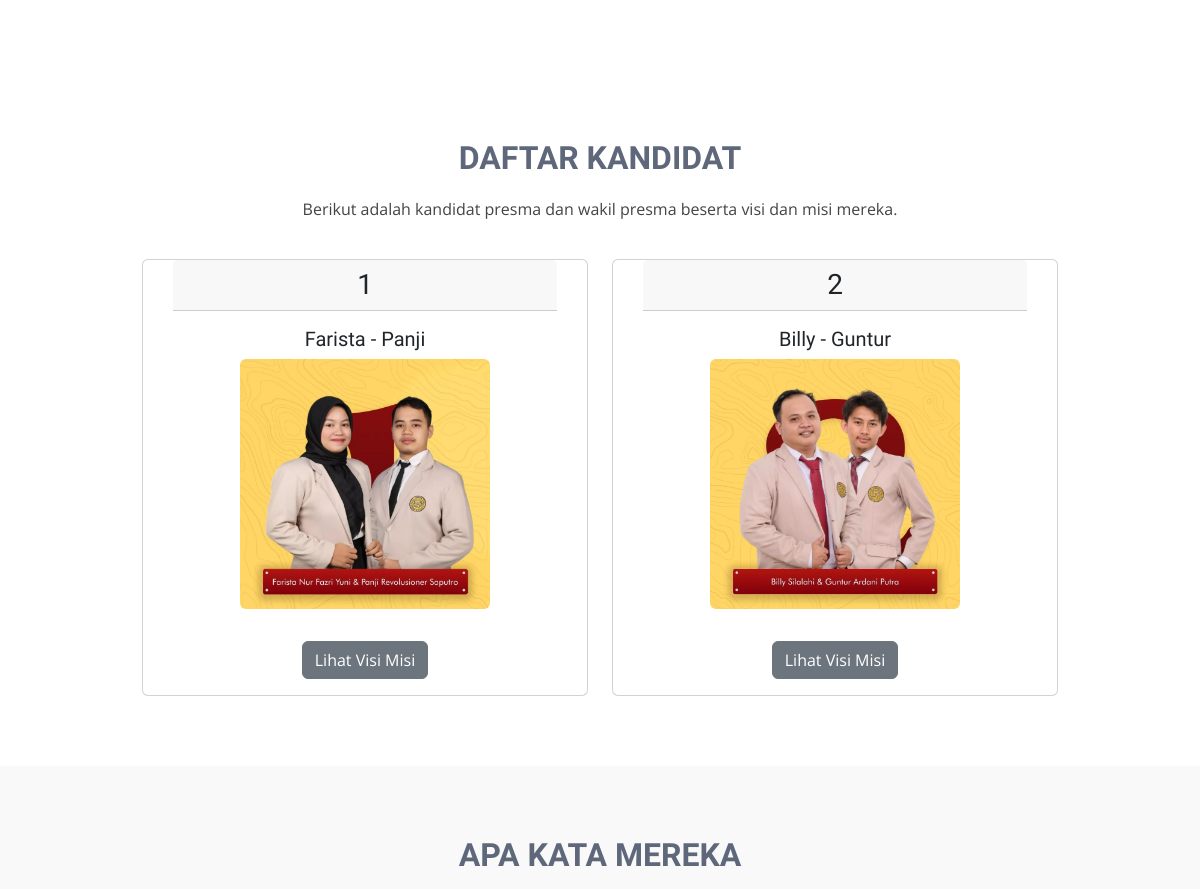
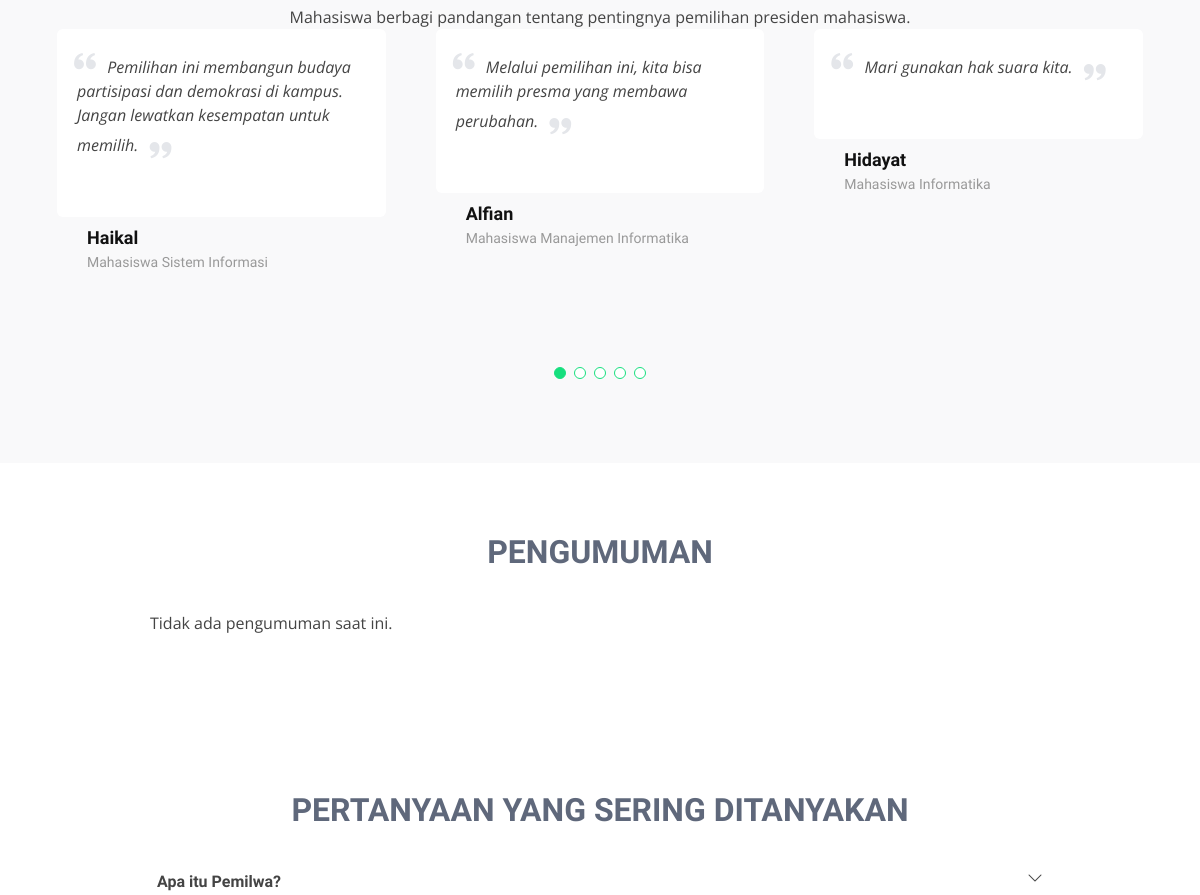
Before: / (middle part) with the older database file (2 pictures, top to bottom).
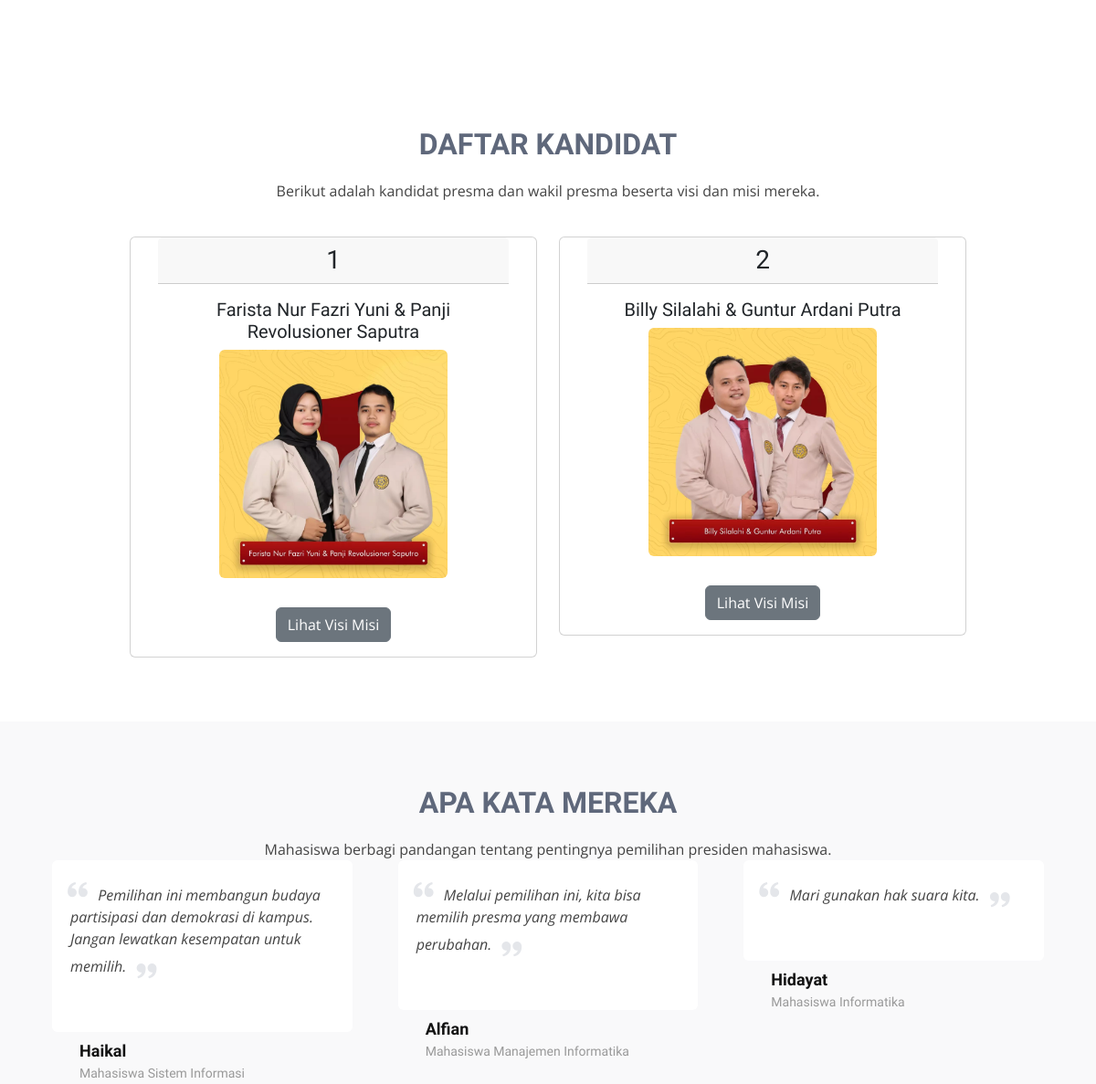
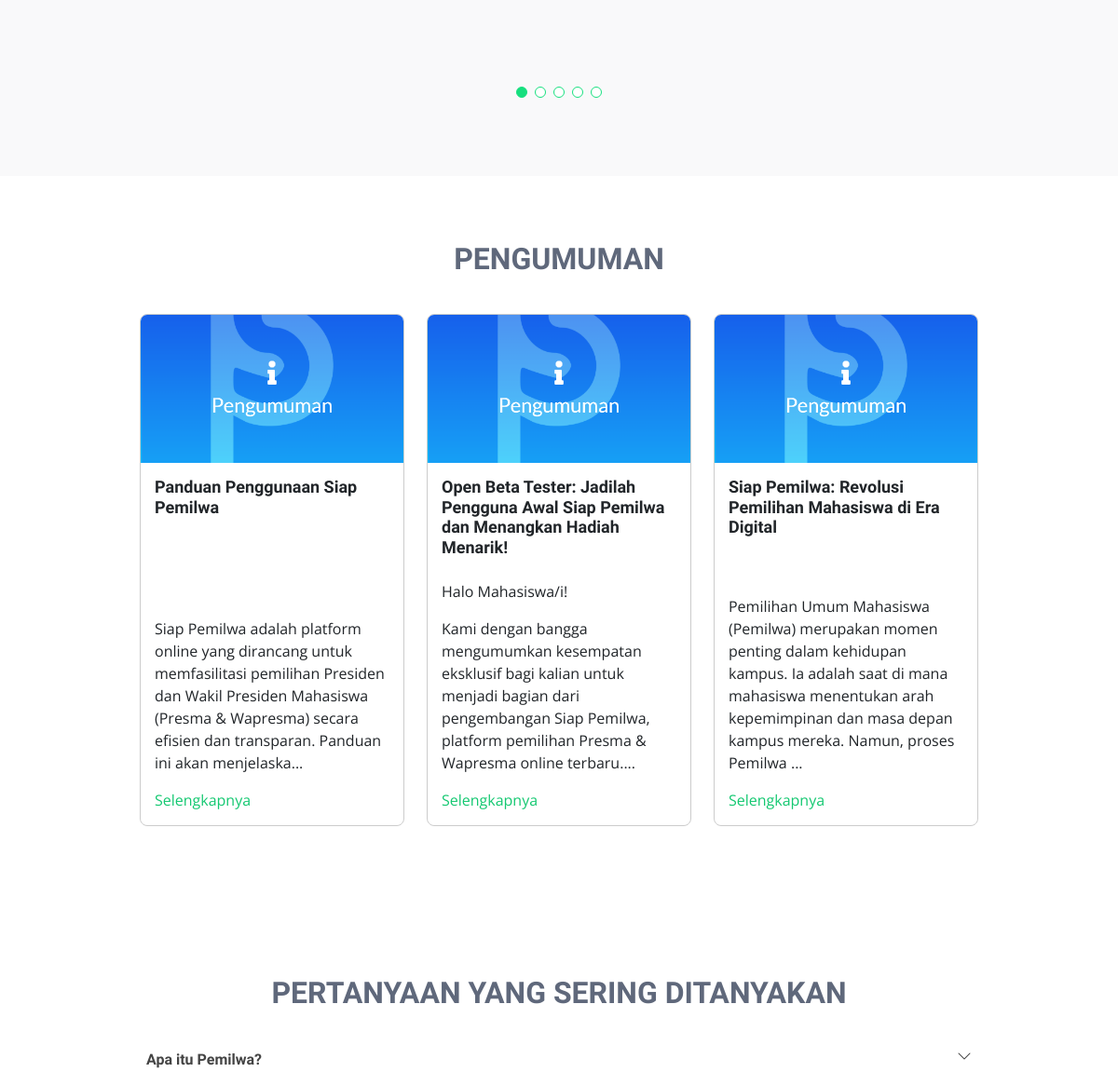
After: the same page with the newer database file (2 pictures, top to bottom).
### tables this page shows
CREATE TABLE `kandidat` (
  `id_kandidat` int(11) NOT NULL,
  `nama_kandidat` varchar(120) DEFAULT NULL,
  `nomor_kandidat` varchar(10) DEFAULT NULL,
  `foto_kandidat` text DEFAULT NULL,
  `visi_misi` text DEFAULT NULL
);

CREATE TABLE `pengumuman` (
  `id` int(11) NOT NULL,
  `judul` varchar(255) NOT NULL,
  `isi` text NOT NULL,
  `tanggal_posting` date NOT NULL,
  `gambar` varchar(255) DEFAULT NULL
);

### application/controllers/Utama.php (called while the page is built, shortened)
<?php
class Utama extends CI_Controller
{
    function __construct()
    {
        $this->load->helper('url');
    }
    public function index()
    {
        if ($this->session->userdata('status') == 'login') {
            redirect('utama');
        } else {
            $this->load->model('Kandidat_model');
            $data['kandidat'] = $this->Kandidat_model->get_all();
            $data['pengumuman'] = $this->Pengumuman_model->get_all_pengumuman();
            $this->load->view('homepage', $data);
        }
    }
}

### index.php (called while the page is built, shortened)
<?php
require_once BASEPATH.'core/CodeIgniter.php';

### application/models/Kandidat_model.php (called while the page is built, shortened)
<?php
class Kandidat_model extends CI_Model
{
    public function get_all()
    {
        return $this->db->get('kandidat')->result();
    }
}
?>

### application/models/Pengumuman_model.php (called while the page is built, shortened)
<?php
class Pengumuman_model extends CI_Model {
    public function get_all_pengumuman() {
        return $this->db->order_by('tanggal_posting', 'DESC')
                        ->get('pengumuman')
                        ->result();
    }
}
?>

### application/views/homepage.php (the view, shortened to what the changed rows need)
<!DOCTYPE html>
<html lang="en">
<head>
    <link href="assets/vendor/bootstrap/css/bootstrap.min.css" rel="stylesheet">
    <link href="assets/vendor/bootstrap-icons/bootstrap-icons.css" rel="stylesheet">
    <link href="assets/vendor/boxicons/css/boxicons.min.css" rel="stylesheet">
    <link href="assets/vendor/glightbox/css/glightbox.min.css" rel="stylesheet">
    <link href="assets/vendor/swiper/swiper-bundle.min.css" rel="stylesheet">
    <link href="assets/css/style.css" rel="stylesheet">
</head>
<body>
    <main id="main">
        <section id="daftar-kandidat" class="daftar-kandidat">
            <div class="container">
                <div class="section-title" style="margin-bottom: 30px;">
                    <h2>Daftar Kandidat</h2>
                </div>
                <div class="row">
                    <?php
                    $count = count($kandidat);
                    foreach ($kandidat as $data) :
                        $col_class = ($count < 3) ? 'col-md-6' : 'col-lg-4 col-md-6';
                    ?>
                        <div class="<?= $col_class ?> col-sm-12 mt-2">
                            <div class="card">
                                <h3 class="card-header text-center"><?= $data->nomor_kandidat; ?></h3>
                                <div class="card-body text-center">
                                    <h5 class="card-title"><?= $data->nama_kandidat; ?></h5>
                                    <img src="<?= base_url('gambar/' . $data->foto_kandidat); ?>" style="height: 250px; width: 250px;" class="rounded mx-auto d-block mb-3" alt="Foto Kandidat">
                                    <button type="button" class="btn btn-secondary mt-3" data-toggle="modal" data-target="#visiMisiModal<?= $data->id_kandidat; ?>">
                                        Lihat Visi Misi
                                    </button>
                                </div>
                            </div>
                        </div>
                    <?php endforeach; ?>
                </div>
        </section>
        <section id="testimonials" class="testimonials section-bg">
            <div class="container">
                <div class="section-title">
                    <h2>Apa Kata Mereka</h2>
                </div>
            </div>
        </section>
        <section id="pengumuman" class="pengumuman section">
            <div class="container section-title" data-aos="fade-up" style="margin-bottom: 40px;">
                <h2>Pengumuman</h2>
            </div>
            <div class="pengumuman-list">
                <?php if (!empty($pengumuman)) : ?>
                    <div class="row">
                        <?php $count = 0; ?>
                        <?php foreach ($pengumuman as $p) : ?>
                            <div class="col-md-4 card-column">
                                <div class="card">
                                    <?php if (!empty($p->gambar)) : ?>
                                        <img src="<?= base_url('uploads/' . $p->gambar); ?>" alt="Gambar Pengumuman" class="card-img-top">
                                    <?php endif; ?>
                                    <div class="card-body">
                                        <h5 class="card-title"><?= $p->judul; ?></h5>
                                        <p class="card-text"><?= substr($p->isi, 0, 200); ?>...</p>
                                        <a href="<?= base_url('pengumuman/detail/' . $p->id . '?from_homepage=true'); ?>" class="stretched-link">Selengkapnya</a>
                                    </div>
                                </div>
                            </div>
                            <?php $count++; ?>
                            <?php if ($count >= 3) break; ?>
                        <?php endforeach; ?>
                    </div>
                <?php else : ?>
                    <p>Tidak ada pengumuman saat ini.</p>
                <?php endif; ?>
            </div>
        </section>
        <section id="faq" class="faq section">
            <div class="container section-title" data-aos="fade-up">
                <h2>Pertanyaan yang Sering Ditanyakan</h2>
            </div>
        </section>
    </main>
</body>
</html>

Changed rows visible on the page:
changed kandidat: nama_kandidat "Farista - Panji" → "Farista Nur Fazri Yuni & Panji Revolusioner Saputra"
changed kandidat: nama_kandidat "Billy - Guntur" → "Billy Silalahi & Guntur Ardani Putra"
added pengumuman: gambar (picture), judul "Panduan Penggunaan Siap Pemilwa", isi "Siap Pemilwa adalah platform online yang dirancang untuk memfasilitasi pemilihan Presiden dan Wakil Presiden Mahasiswa (Presma & Wapresma) secara efisien dan transparan. Panduan ini akan menjelaska"
added pengumuman: gambar (picture), judul "Open Beta Tester: Jadilah Pengguna Awal Siap Pemilwa dan Menangkan Hadiah Menarik!", isi "Halo Mahasiswa/i! Kami dengan bangga mengumumkan kesempatan eksklusif bagi kalian untuk menjadi bagian dari pengembangan Siap Pemilwa, platform pemilihan Presma & Wapresma online terbaru."
added pengumuman: gambar (picture), judul "Siap Pemilwa: Revolusi Pemilihan Mahasiswa di Era Digital", isi "Pemilihan Umum Mahasiswa (Pemilwa) merupakan momen penting dalam kehidupan kampus. Ia adalah saat di mana mahasiswa menentukan arah kepemimpinan dan masa depan kampus mereka. Namun, proses Pemilwa"
Other visible differences:
text no longer shown: "Tidak ada pengumuman saat ini."
